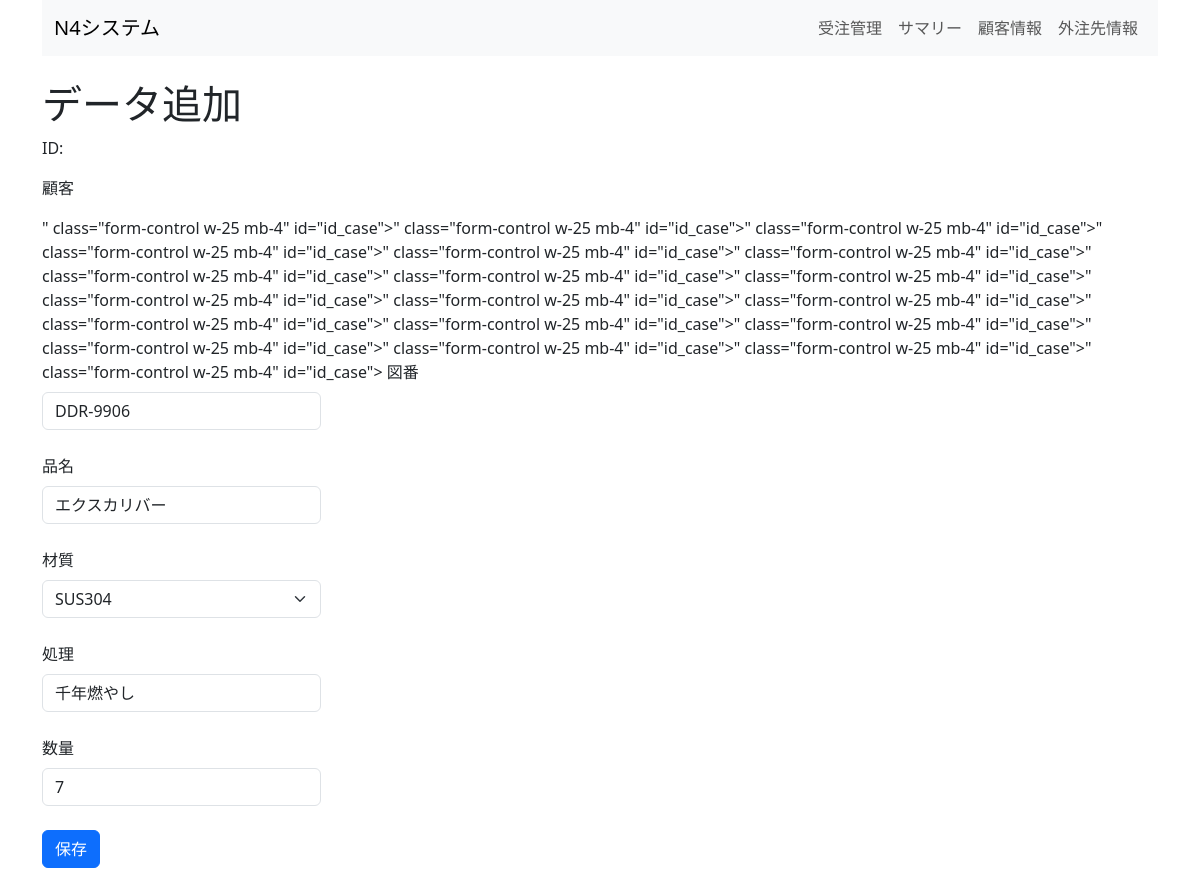
The app's page /lists/9/product_update with its own data.
### Lists/models.py (models this page shows)
class Products(models.Model):
    case = models.ForeignKey(Cases, on_delete=models.CASCADE, related_name='products', blank=True, null=True)
    name = models.CharField(blank=True, null=True)
    drawing_num = models.CharField(max_length=50, db_index=True)
    materials = (
        ('SUS304', 'SUS304'),
        ('SUS303', 'SUS303'),
        ('SUS316', 'SUS316'),
        ('SUS440C', 'SUS440C'),
        ('SS400', 'SS400'),
        ('S45C', 'S45C'),
        ('S50C', 'S50C'),
        ('SCM435', 'SCM435'),
        ('SUJ2', 'SUJ2'),
        ('SPHC', 'SPHC'),
        ('SPCC', 'SPCC')
    )
    material = models.CharField(choices=materials, blank=True, null=True)
    surface = models.CharField(blank=True, null=True)
    volume = models.CharField(blank=True, null=True)
    agree_price = models.IntegerField(blank=True, null=True)

### Lists/views.py (the view)
# urls.py: path("<int:product_id>/product_update", views.ProductUpdate, name="product_update"),
def ProductUpdate(request, product_id):
    product = Products.objects.get(id=product_id)
    form = ProductForm(instance=product)
    if request.method == "POST":
        product.case = Cases.objects.get(id=request.POST['case'])
        product.name = request.POST['name']
        product.drawing_num = request.POST['drawing_num']
        product.material = request.POST['material']
        product.surface = request.POST['surface']
        product.volume = request.POST['volume']
        product.save()
        return redirect('lists')
    else:
        context = {
            'title': '製品追加',
            'form': form,
            'page': "UPDATE"
        }
        return render(request, 'lists/product_form.html', context)

### Lists/forms.py
class ProductForm(forms.ModelForm):
    class Meta:
        model = Products
        fields = (
            'case',
            'name',
            'drawing_num',
            'material',
            'surface',
            'volume',
        )
        labels = {
            'drawing_num':'図番',
            'name':'品名',
            'material':'材質',
            'surface':'処理',
            'volume':'数量',
        }
        widgets = {
            'case':forms.HiddenInput,
        }

### templates/lists/product_form.html (shortened to what this page needs)
{% extends 'lists/base.html' %}
{% load widget_tweaks %}
{% block content %}
    <br>
    <h1>データ追加</h1>
    <p>ID:{{ case.id }}</p>
    <p>顧客{{ case.customer_id }}</p>
    <form method="POST">
        {% if page == "CREATE" %}
            {% render_field form.case value=case.id class+="form-control w-25 mb-4" %}
        {% else %}
            {% render_field form.case value=form.case class+="form-control w-25 mb-4" %}
        {% endif %}
        <label class="form-label">{{ form.drawing_num.label }}</label>
        {% render_field form.drawing_num class+="form-control w-25 mb-4" %}
        <label class="form-label">{{ form.name.label }}</label>
        {% render_field form.name class+="form-control w-25 mb-4" %}
        <label class="form-label">{{ form.material.label }}</label>
        {% render_field form.material class+="form-select w-25 mb-4" %}
        <label class="form-label">{{ form.surface.label }}</label>
        {% render_field form.surface class+="form-control w-25 mb-4" %}
        <label class="form-label">{{ form.volume.label }}</label>
        {% render_field form.volume class+="form-control w-25 mb-4" %}
        <button type="submit" class="btn btn-primary">保存</button>
    </form>
    <br><br>
{% endblock content %}

### records on screen
Products: case "\" class=\"form-control w-25 mb-4\" id=\"id_case\">\" class=\"form-control w-25 mb-4\" id=\"id_case\">\" class=\"form-control w-25 mb-4\" id=\"id_case\">\" class=\"form-control w-25 mb-4\" id=\"id_case\">\" class=\"form-control w-25 mb-4\" id=\"id_case\">\" class=\"form-control w-25 mb-4\" id=\"id_case\">\" class=\"form-control w-25 mb-4\" id=\"id_case\">\" class=\"form-control w-25 mb-4\" id=\"id_case\">\" class=\"form-control w-25 mb-4\" id=\"id_case\">\" class=\"form-control w-25 mb-4\" id=\"id_case\">\" class=\"form-control w-25 mb-4\" id=\"id_case\">\" class=\"form-control w-25 mb-4\" id=\"id_case\">\" class=\"form-control w-25 mb-4\" id=\"id_case\">\" class=\"form-control w-25 mb-4\" id=\"id_case\">\" class=\"form-control w-25 mb-4\" id=\"id_case\">\"…", drawing_num "DDR-9906", name "エクスカリバー", material "SUS304", surface "千年燃やし", volume "7"
